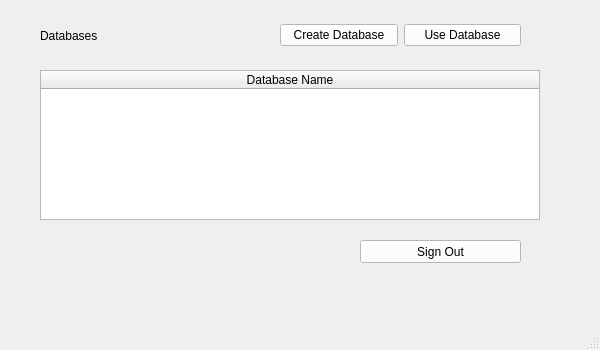
<?xml version="1.0" encoding="UTF-8"?>
<ui version="4.0">
 <class>MainWindow</class>
 <widget class="QMainWindow" name="MainWindow">
  <property name="enabled">
   <bool>true</bool>
  </property>
  <property name="geometry">
   <rect>
    <x>0</x>
    <y>0</y>
    <width>600</width>
    <height>350</height>
   </rect>
  </property>
  <property name="minimumSize">
   <size>
    <width>600</width>
    <height>350</height>
   </size>
  </property>
  <property name="maximumSize">
   <size>
    <width>600</width>
    <height>350</height>
   </size>
  </property>
  <property name="windowTitle">
   <string>MainWindow</string>
  </property>
  <property name="styleSheet">
   <string notr="true">QWidget#widget{
background-color:qlineargradient(spread:reflect, x1:0.266, y1:1, x2:1, y2:0, stop:0 rgba(9, 62, 62, 255), stop:1 rgba(27, 97, 134, 255));
}</string>
  </property>
  <widget class="QWidget" name="centralwidget">
   <property name="styleSheet">
    <string notr="true"/>
   </property>
   <widget class="QLabel" name="headerTitle">
    <property name="geometry">
     <rect>
      <x>40</x>
      <y>20</y>
      <width>181</width>
      <height>31</height>
     </rect>
    </property>
    <property name="styleSheet">
     <string notr="true">text-align: center;
font: 75 22pt &quot;MS Shell Dlg 2&quot;;
color: black;
</string>
    </property>
    <property name="text">
     <string>Databases</string>
    </property>
   </widget>
   <widget class="QPushButton" name="signOutButton">
    <property name="geometry">
     <rect>
      <x>360</x>
      <y>240</y>
      <width>161</width>
      <height>23</height>
     </rect>
    </property>
    <property name="styleSheet">
     <string notr="true">background-color: rgb(255, 255, 255)</string>
    </property>
    <property name="text">
     <string>Sign Out</string>
    </property>
   </widget>
   <widget class="QWidget" name="horizontalLayoutWidget">
    <property name="geometry">
     <rect>
      <x>280</x>
      <y>20</y>
      <width>241</width>
      <height>31</height>
     </rect>
    </property>
    <layout class="QHBoxLayout" name="horizontalLayout">
     <item>
      <widget class="QPushButton" name="createDatabaseButton">
       <property name="styleSheet">
        <string notr="true">background-color: rgb(255, 255, 255)</string>
       </property>
       <property name="text">
        <string>Create Database</string>
       </property>
      </widget>
     </item>
     <item>
      <widget class="QPushButton" name="useDatabaseButton">
       <property name="styleSheet">
        <string notr="true">background-color: rgb(255, 255, 255)</string>
       </property>
       <property name="text">
        <string>Use Database</string>
       </property>
      </widget>
     </item>
    </layout>
   </widget>
   <widget class="QTableWidget" name="tableWidget">
    <property name="geometry">
     <rect>
      <x>40</x>
      <y>70</y>
      <width>500</width>
      <height>150</height>
     </rect>
    </property>
    <property name="minimumSize">
     <size>
      <width>500</width>
      <height>150</height>
     </size>
    </property>
    <property name="maximumSize">
     <size>
      <width>500</width>
      <height>150</height>
     </size>
    </property>
    <property name="layoutDirection">
     <enum>Qt::LeftToRight</enum>
    </property>
    <property name="styleSheet">
     <string notr="true"/>
    </property>
    <property name="lineWidth">
     <number>1</number>
    </property>
    <property name="rowCount">
     <number>0</number>
    </property>
    <property name="columnCount">
     <number>1</number>
    </property>
    <attribute name="horizontalHeaderCascadingSectionResizes">
     <bool>true</bool>
    </attribute>
    <attribute name="horizontalHeaderStretchLastSection">
     <bool>true</bool>
    </attribute>
    <attribute name="verticalHeaderStretchLastSection">
     <bool>true</bool>
    </attribute>
    <column>
     <property name="text">
      <string>Database Name</string>
     </property>
    </column>
   </widget>
  </widget>
  <widget class="QMenuBar" name="menubar">
   <property name="geometry">
    <rect>
     <x>0</x>
     <y>0</y>
     <width>600</width>
     <height>21</height>
    </rect>
   </property>
  </widget>
  <widget class="QStatusBar" name="statusbar"/>
 </widget>
 <resources/>
 <connections/>
</ui>
